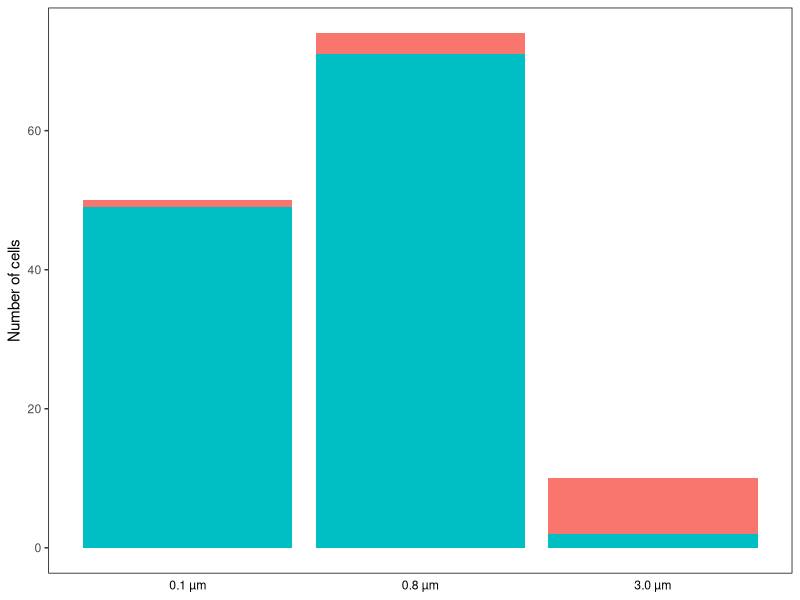
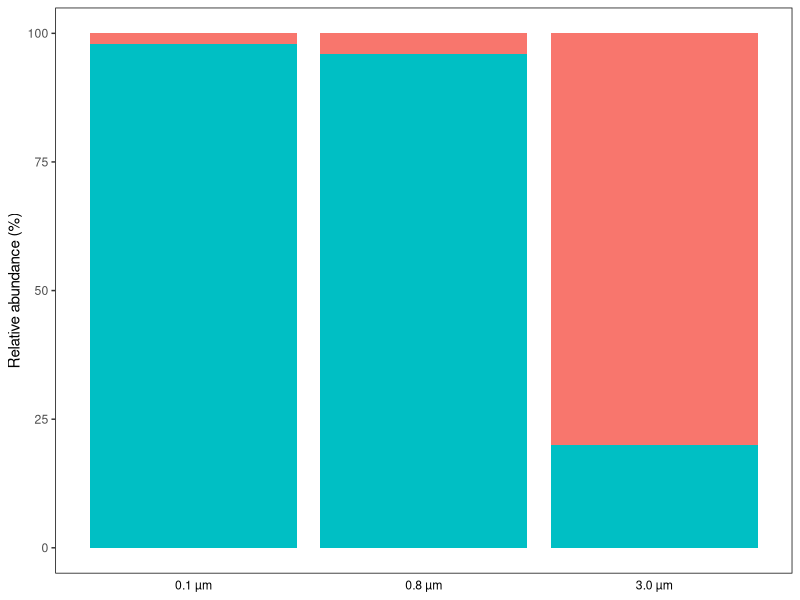
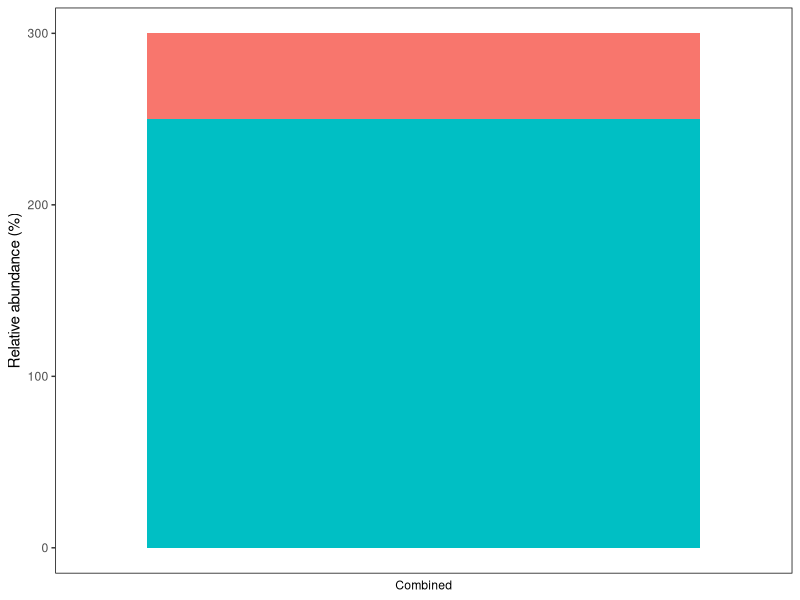

The R source for these figures, in order:
#library
library(ggplot2)

#values
df <- data.frame(fraction = factor(c("0.1 µm", "0.1 µm", "0.8 µm", "0.8 µm", "3.0 µm", "3.0 µm")),
                levels = c("0.1 µm", "0.8 µm", "3.0 µm"),
                OTU = factor(c("OTU 1", "OTU 2", "OTU 1", "OTU 2", "OTU 1", "OTU 2")),
                abundance = c(1, 49, 3, 71, 8, 2)
                )

#plot
p <- ggplot(data=df, aes(x=fraction, y=abundance, fill=OTU))
p <- p + geom_bar(stat="identity")
p <- p + theme(panel.grid.major=element_blank(), panel.grid.minor = element_blank(), panel.background=element_blank())
p <- p + theme(panel.border=element_rect(fill=NA))
p <- p + theme(axis.title.x=element_blank())
p <- p + theme(axis.text.x = element_text(color="black"))
p <- p + theme(axis.ticks.x = element_blank())
p <- p + ylab("Number of cells")
p <- p + xlab("Size fraction")
p <- p + theme(legend.position="none")

#output
ggsave("fractionabundances1.png", p, width=3, height=3, dpi=1200)

#values
df <- data.frame(fraction = factor(c("0.1 µm", "0.1 µm", "0.8 µm", "0.8 µm", "3.0 µm", "3.0 µm")),
                levels = c("0.1 µm", "0.8 µm", "3.0 µm"),
                OTU = factor(c("OTU 1", "OTU 2", "OTU 1", "OTU 2", "OTU 1", "OTU 2")),
                abundance = c(2, 98, 4, 96, 80, 20)
                )

#plot
p <- ggplot(data=df, aes(x=fraction, y=abundance, fill=OTU))
p <- p + geom_bar(stat="identity")
p <- p + theme(panel.grid.major=element_blank(), panel.grid.minor = element_blank(), panel.background=element_blank())
p <- p + theme(panel.border=element_rect(fill=NA))
p <- p + theme(axis.title.x=element_blank())
p <- p + theme(axis.text.x = element_text(color="black"))
p <- p + theme(axis.ticks.x = element_blank())
p <- p + ylab("Relative abundance (%)")
p <- p + xlab("Size fraction")
p <- p + theme(legend.position="none")

#output
ggsave("fractionabundances2.png", p, width=3, height=3, dpi=1200)

#values
df <- data.frame(OTU = factor(c("OTU 1", "OTU 2")), abundance = c(50, 250), sample=factor(c("Combined", "Combined")), levels=c("Combined"))

#plot
p <- ggplot(data=df, aes(y=abundance, fill=OTU, x=sample))
p <- p + geom_bar(stat="identity")
p <- p + theme(panel.grid.major=element_blank(), panel.grid.minor = element_blank(), panel.background=element_blank())
p <- p + theme(panel.border=element_rect(fill=NA))
p <- p + theme(axis.title.x=element_blank())
p <- p + theme(axis.text.x = element_text(color="black"))
p <- p + theme(axis.ticks.x = element_blank())
p <- p + ylab("Relative abundance (%)")
p <- p + theme(legend.position="none")

#output
ggsave("fractionabundances3.png", p, width=1.7, height=3, dpi=1200)
